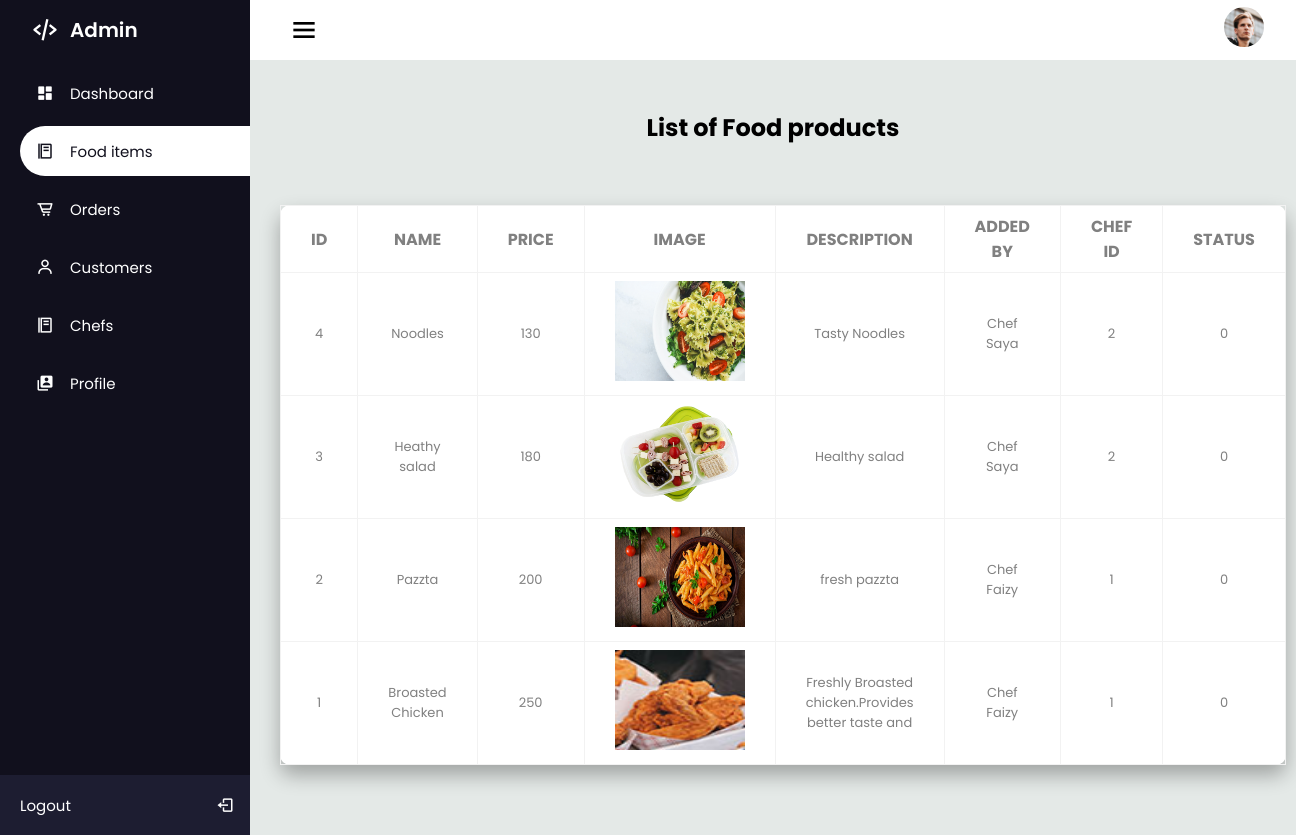
Screenshot of /Admin/fooditems.php with the database file from the repository.
### tables this page shows
CREATE TABLE `products` (
  `prdt_id` int(11) NOT NULL,
  `chefs_id` int(11) NOT NULL,
  `prdt_name` varchar(25) NOT NULL,
  `prdt_price` varchar(30) NOT NULL,
  `prdt_image` varchar(500) NOT NULL,
  `prdt_description` varchar(50) NOT NULL,
  `prdt_status` tinyint(4) NOT NULL
);

CREATE TABLE `tbl_chefs` (
  `chefs_id` int(11) NOT NULL,
  `login_id` int(11) NOT NULL,
  `chef_name` varchar(25) NOT NULL,
  `chef_address` varchar(50) NOT NULL,
  `chef_email` varchar(30) NOT NULL,
  `chef_mobile` varchar(20) NOT NULL,
  `chef_image` varchar(1000) NOT NULL
);

### Admin/fooditems.php (the view, shortened to what this page needs)
<?php
  include 'connect.php';
?>
<!DOCTYPE html>
<html lang="en">
<head>
  <link rel="stylesheet" href="css/main.css">
  <link href='https://unpkg.com/boxicons@2.1.1/css/boxicons.min.css' rel='stylesheet'>
</head>
<body>
  <div class="sidebar">
    <div class="logo_details">
      <i class='bx bx-code-alt'></i>
      <div class="logo_name">
        Admin
      </div>
    </div>
    <ul>
      <li>
        <a href="index.php" >
        <i class='bx bxs-dashboard' ></i>
          <span class="links_name">
            Dashboard
          </span>
        </a>
      </li>
      <li>
        <a href="#" class="active">
        <i class='bx bx-food-menu' ></i>
          <span class="links_name">
            Food items
          </span>
        </a>
      </li>
      <li>
        <a href="orders.php">
          <i class='bx bx-cart-alt'></i>
          <span class="links_name">
            Orders
          </span>
        </a>
      </li>
      <li>
        <a href="customers.php">
          <i class='bx bx-user'></i>
          <span class="links_name">
            Customers
          </span>
        </a>
      </li>
      <li>
        <a href="chefs.php">
        <i class='bx bx-food-menu' ></i>
          <span class="links_name">
            Chefs
          </span>
        </a>
      </li>
      <li>
        <a href="profile.php">
        <i class='bx bxs-user-account' ></i>
          <span class="links_name">
            Profile
          </span>
        </a>
      </li>
      <li class="login">
        <a href="logout.php ">
          <span class="links_name login_out">
            Logout
          </span>
          <i class='bx bx-log-out' id="log_out"></i>
        </a>
      </li>
    </ul>
  </div>
  <section class="home_section">
    <div class="topbar">
      <div class="toggle">
        <i class='bx bx-menu' id="btn"></i>
      </div>
      <div class="user_wrapper">
        <img src="img/user.jpg" alt="">
      </div>
    </div>
  <div class="fditems">
    <h1 >List of Food products</h1>
    <div class="displayitems">
      <div class="distbl">
        <table>
          <thead>
            <tr>
              <th>Id</th>
              <th>Name</th>
              <th>Price</th>
              <th>Image</th>
              <th>Description</th>
              <th>Added by</th>
              <th>Chef Id</th>
              <th>Status</th>
            </tr>
          </thead>
          <tbody>
            <?php
              $qry= "select products.prdt_id,products.prdt_name,products.prdt_price,products.prdt_image,products.prdt_description,products.prdt_status,tbl_chefs.chef_name,tbl_chefs.chefs_id from products,tbl_chefs where products.chefs_id = tbl_chefs.chefs_id  ORDER BY prdt_id DESC;";
              $res4 = mysqli_query($con,$qry);
              while ($reslts = mysqli_fetch_array($res4))
              {
                $imageurl="../chefs/food_images/".$reslts['prdt_image'];
                ?>
                <tr>
                  <td><?php echo $reslts['prdt_id']; ?></td>
                  <td><?php echo $reslts['prdt_name']; ?></td>
                  <td><?php echo $reslts['prdt_price']; ?></td>
                  <td><img src= "<?php echo $imageurl ?>" style="width:130px; height:100px;"></td>
                  <td><?php echo $reslts['prdt_description']; ?></td>
                  <td> Chef <?php echo $reslts['chef_name']; ?></td>
                  <td><?php echo $reslts['chefs_id']; ?></td>
                  <td><?php echo $reslts['prdt_status']; ?></td>
                </tr>
            <?php
                }
            ?>
            </tbody>
        </table>
      </div>
    </div>
  </div>
</body>
</html>

### Admin/css/main.css (style rules this page uses)
:root { --dark-blue: #11101D; --white-blue: #1D1D31; --white: #fff; --gray: #8390a2; }
* { margin: 0; padding: 0; box-sizing: border-box; font-family: 'Poppins', sans-serif; }
.sidebar { position: fixed; left: 0; top: 0; width: 250px; height: 100%; padding-left: 20px; background: var(--dark-blue); transition: all 0.5s ease; z-index: 99; }
.sidebar .logo_details { position: relative; height: 60px; display: flex; align-items: center; }
.sidebar li { position: relative; margin: 8px 0; list-style: none; }
.sidebar i { position: relative; height: 60px; min-width: 50px; font-size: 28px; line-height: 60px; text-align: center; color: var(--white); }
.sidebar .logo_details .logo_name { font-size: 20px; font-weight: 600; color: var(--white); transition: all 0.5s ease; }
.sidebar ul li a i { position: relative; height: 50px; font-size: 18px; line-height: 50px; }
.sidebar ul li a { width: 100%; height: 100%; display: flex; align-items: center; text-decoration: none; border-radius: 30px 0px 0px 30px; transition: all 0.5s ease; }
.sidebar ul li a .links_name { font-size: 15px; font-weight: 400; color: var(--white); transition: 0.4s; }
.sidebar li.login { position: fixed; width: 250px; height: 60px; left: 0; bottom: -8px; padding: 20px 20px; background: var(--white-blue); transition: all 0.5s ease; }
.sidebar .login #log_out { position: absolute; height: 60px; right: 0; top: 50%; transform: translateY(-50%); line-height: 60px; transition: all 0.5s ease; }
.sidebar li a.active { background: var(--white); }
.sidebar li a.active .links_name, .sidebar li a.active i { color: var(--dark-blue); }
.home_section { position: relative; width: calc(100% - 250px); min-height: 100vh; left: 250px; top: 0; background: #E4E9E7; transition: all 0.5s ease; }
.home_section .topbar { position: relative; width: 100%; height: 60px; display: flex; justify-content: space-between; align-items: center; padding: 1rem 1.5rem; background: var(--white); }
.home_section .topbar .toggle { position: relative; width: 60px; height: 60px; display: flex; justify-content: center; align-items: center; font-size: 2em; cursor: pointer; }
.home_section .user_wrapper img { width: 40px; height: 40px; margin-right: 0.5rem; border-radius: 50%; }

### Admin/fooditems.php (style rules this page uses)
.displayitems { align-items: center; padding-left: 30px; padding-right: 30px; padding-top:10px; padding-bottom:50px; border-radius:10px; }
h1 { text-align: center; margin-top: 50px; margin-bottom: 30px; }
.distbl { padding-top: 20px; padding-bottom: 20px; align-content: center; border-radius: 10px; }
table { background-color: white; border-collapse: collapse; border-color: #fff; box-shadow: 0 10px 20px rgba(0,0,0,0.3); border-radius: 10px; margin: auto; }
th,td { border: 1px solid #f2f2f2; padding: 8px 30px; text-align: center; color:grey; }
th { text-transform: uppercase; font: weight 500px; }
td { font-size: 13px }

### rows the page displays
products: prdt_id "4", prdt_name "Noodles", prdt_price "130", prdt_image (picture), prdt_description "Tasty Noodles", chefs.chef_name "Saya", chefs.chefs_id "2", prdt_status "0"
products: prdt_id "3", prdt_name "Heathy salad", prdt_price "180", prdt_image (picture), prdt_description "Healthy salad", chefs.chef_name "Saya", chefs.chefs_id "2", prdt_status "0"
products: prdt_id "2", prdt_name "Pazzta", prdt_price "200", prdt_image (picture), prdt_description "fresh pazzta", chefs.chef_name "Faizy", chefs.chefs_id "1", prdt_status "0"
products: prdt_id "1", prdt_name "Broasted Chicken", prdt_price "250", prdt_image (picture), prdt_description "Freshly Broasted chicken.Provides better taste and", chefs.chef_name "Faizy", chefs.chefs_id "1", prdt_status "0"
